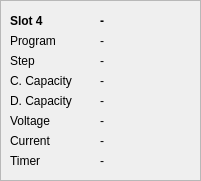
   <widget class="QFrame" name="frame_4">
    <property name="geometry">
     <rect>
      <x>1410</x>
      <y>190</y>
      <width>201</width>
      <height>181</height>
     </rect>
    </property>
    <property name="frameShape">
     <enum>QFrame::StyledPanel</enum>
    </property>
    <property name="frameShadow">
     <enum>QFrame::Raised</enum>
    </property>
    <widget class="QLabel" name="lbl_s4_chem_state">
     <property name="geometry">
      <rect>
       <x>100</x>
       <y>10</y>
       <width>91</width>
       <height>22</height>
      </rect>
     </property>
     <property name="font">
      <font>
       <weight>75</weight>
       <bold>true</bold>
      </font>
     </property>
     <property name="text">
      <string>-</string>
     </property>
    </widget>
    <widget class="QLabel" name="lbl_s4_program">
     <property name="geometry">
      <rect>
       <x>10</x>
       <y>30</y>
       <width>71</width>
       <height>22</height>
      </rect>
     </property>
     <property name="text">
      <string>Program</string>
     </property>
    </widget>
    <widget class="QLabel" name="ldl_s4_name">
     <property name="geometry">
      <rect>
       <x>10</x>
       <y>10</y>
       <width>51</width>
       <height>22</height>
      </rect>
     </property>
     <property name="font">
      <font>
       <weight>75</weight>
       <bold>true</bold>
      </font>
     </property>
     <property name="text">
      <string>Slot 4</string>
     </property>
    </widget>
    <widget class="QLabel" name="lbl_s4_program_state">
     <property name="geometry">
      <rect>
       <x>100</x>
       <y>30</y>
       <width>71</width>
       <height>22</height>
      </rect>
     </property>
     <property name="text">
      <string>-</string>
     </property>
    </widget>
    <widget class="QLabel" name="lbl_s4_step">
     <property name="geometry">
      <rect>
       <x>10</x>
       <y>50</y>
       <width>71</width>
       <height>22</height>
      </rect>
     </property>
     <property name="text">
      <string>Step</string>
     </property>
    </widget>
    <widget class="QLabel" name="lbl_s4_step_state">
     <property name="geometry">
      <rect>
       <x>100</x>
       <y>50</y>
       <width>71</width>
       <height>22</height>
      </rect>
     </property>
     <property name="text">
      <string>-</string>
     </property>
    </widget>
    <widget class="QLabel" name="lbl_s4_ccap">
     <property name="geometry">
      <rect>
       <x>10</x>
       <y>70</y>
       <width>91</width>
       <height>22</height>
      </rect>
     </property>
     <property name="text">
      <string>C. Capacity</string>
     </property>
    </widget>
    <widget class="QLabel" name="lbl_s4_ccap_state">
     <property name="geometry">
      <rect>
       <x>100</x>
       <y>70</y>
       <width>91</width>
       <height>22</height>
      </rect>
     </property>
     <property name="text">
      <string>-</string>
     </property>
    </widget>
    <widget class="QLabel" name="lbl_s4_voltage">
     <property name="geometry">
      <rect>
       <x>10</x>
       <y>110</y>
       <width>91</width>
       <height>22</height>
      </rect>
     </property>
     <property name="text">
      <string>Voltage</string>
     </property>
    </widget>
    <widget class="QLabel" name="lbl_s4_current">
     <property name="geometry">
      <rect>
       <x>10</x>
       <y>130</y>
       <width>91</width>
       <height>22</height>
      </rect>
     </property>
     <property name="text">
      <string>Current</string>
     </property>
    </widget>
    <widget class="QLabel" name="lbl_s4_timer">
     <property name="geometry">
      <rect>
       <x>10</x>
       <y>150</y>
       <width>91</width>
       <height>22</height>
      </rect>
     </property>
     <property name="text">
      <string>Timer</string>
     </property>
    </widget>
    <widget class="QLabel" name="lbl_s4_voltage_state">
     <property name="geometry">
      <rect>
       <x>100</x>
       <y>110</y>
       <width>91</width>
       <height>22</height>
      </rect>
     </property>
     <property name="text">
      <string>-</string>
     </property>
    </widget>
    <widget class="QLabel" name="lbl_s4_current_state">
     <property name="geometry">
      <rect>
       <x>100</x>
       <y>130</y>
       <width>91</width>
       <height>22</height>
      </rect>
     </property>
     <property name="text">
      <string>-</string>
     </property>
    </widget>
    <widget class="QLabel" name="lbl_s4_timer_state">
     <property name="geometry">
      <rect>
       <x>100</x>
       <y>150</y>
       <width>91</width>
       <height>22</height>
      </rect>
     </property>
     <property name="text">
      <string>-</string>
     </property>
    </widget>
    <widget class="QLabel" name="lbl_s4_dcap">
     <property name="geometry">
      <rect>
       <x>10</x>
       <y>90</y>
       <width>91</width>
       <height>22</height>
      </rect>
     </property>
     <property name="text">
      <string>D. Capacity</string>
     </property>
    </widget>
    <widget class="QLabel" name="lbl_s4_dcap_state">
     <property name="geometry">
      <rect>
       <x>100</x>
       <y>90</y>
       <width>91</width>
       <height>22</height>
      </rect>
     </property>
     <property name="text">
      <string>-</string>
     </property>
    </widget>
   </widget>
